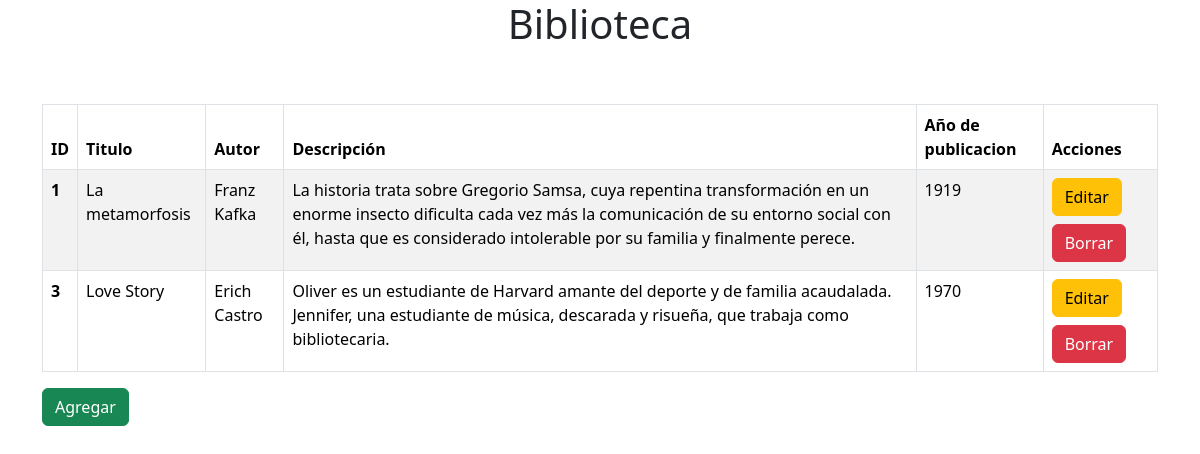
The page / on the database its author committed.
### tables this page shows
CREATE TABLE `libros` (
  `id` int(11) NOT NULL,
  `titulo` varchar(255) DEFAULT NULL,
  `autor` varchar(255) DEFAULT NULL,
  `descripcion` varchar(255) DEFAULT NULL,
  `fecha` year(4) NOT NULL
);

### index.php (the view, shortened to what this page needs)
<!DOCTYPE html>
<html lang="en">
<head>
    <link href="https://cdn.jsdelivr.net/npm/bootstrap@5.3.3/dist/css/bootstrap.min.css" rel="stylesheet">
</head>
<body>
    <div class="container">
        <div class="row">
            <div class="col-12">
                <h1 class="text-center">Biblioteca</h1>
            </div>
        </div>
       <div class="table responsive table-hover mt-5">
            <table class="table table-striped table-hover table-bordered">
                <thead>
                    <tr>
                        <th scope="col">ID</th>
                        <th scope="col">Titulo</th>
                        <th scope="col">Autor</th>
                        <th scope="col">Descripción</th>
                        <th scope="col">Año de publicacion</th>
                        <th scope="col">Acciones</th>
                    </tr>
                </thead>
                <tbody>
                    <?php
                    include './config/conexion.php';
                    $sql = $con->query("SELECT * FROM libros");
                    $fila = $sql->fetchAll(PDO::FETCH_OBJ);
                    foreach ($fila as $row) {
                        ?>
                        <tr>
                            <th scope="row"> <?php echo $row->id?>  </th>
                            <td> <?php echo $row->titulo?></td>
                            <td> <?php echo $row->autor?></td>
                            <td> <?php echo $row->descripcion?></td>
                            <td> <?php echo $row->fecha ?></td>
                            <td>
                                <a href="views/ActualizarFormulario.php?id=<?= $row->id ?>" class="btn btn-warning mb-2">Editar</a>
                                <a href="controllers/Eliminar.php?id=<?= $row->id ?>" class="btn btn-danger">Borrar</a>
                            </td>
                        </tr>
                        <?php
                    }
                    ?>
                </tbody>
            </table>
            <a href="views/AgregarFormulario.php" class="btn btn-success mb-2 ">Agregar</a></a>
       </div>
    </div>
</body>
</html>

### rows shown on the page
libros: id "1", titulo "La metamorfosis", autor "Franz Kafka", descripcion "La historia trata sobre Gregorio Samsa, cuya repentina transformación en un enorme insecto dificulta cada vez más la comunicación de su entorno social con él, hasta que es considerado intolerable por su familia y finalmente perece.", fecha "1919"
libros: id "3", titulo "Love Story", autor "Erich Castro", descripcion "Oliver es un estudiante de Harvard amante del deporte y de familia acaudalada. Jennifer, una estudiante de música, descarada y risueña, que trabaja como bibliotecaria.", fecha "1970"
